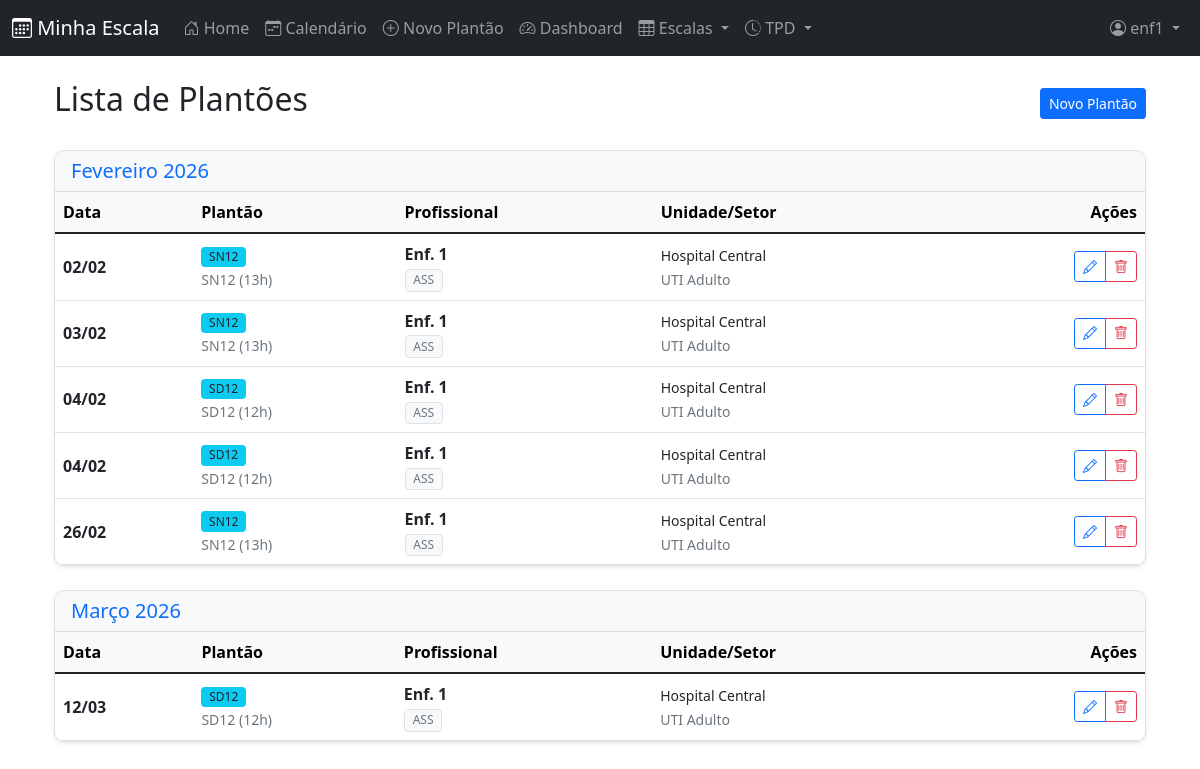
Before: /eventos/ (signed in) with the older database file.
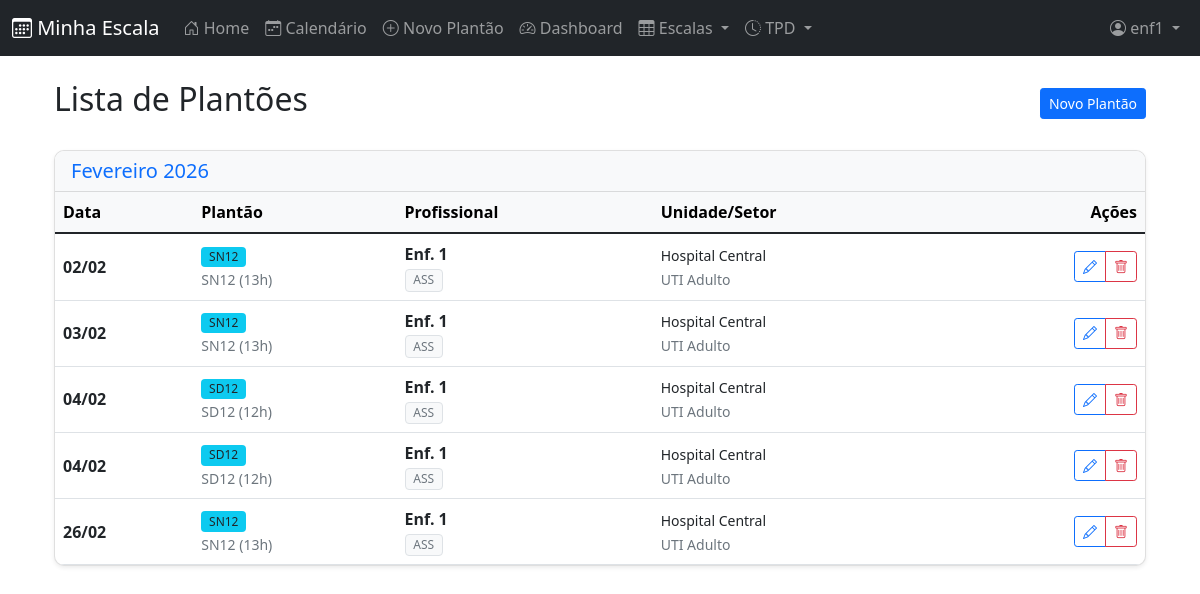
After: the same page with the newer database file.
### cal/models.py (models this page shows, shortened)
class EventoEscala(models.Model):
    data = models.DateField()
    profissional = models.ForeignKey(
        Matricula,
        on_delete=models.CASCADE,
        related_name="eventos"
    )
    tipo = models.ForeignKey(
        TipoEvento,
        on_delete=models.CASCADE
    )
    hospital = models.ForeignKey(
        Hospital,
        on_delete=models.PROTECT
    )
    setor = models.ForeignKey(
        Setor,
        on_delete=models.PROTECT
    )
    criado_por = models.ForeignKey(
        User,
        on_delete=models.PROTECT,
        related_name="eventos_criados"
    )
    observacao = models.TextField(blank=True, null=True)
    criado_em = models.DateTimeField(auto_now_add=True)

class TipoEvento(models.Model):
    CORES_CHOICES = [
        ('#007bff', 'Azul'),
        ('#6610f2', 'Roxo'),
        ('#6f42c1', 'Lilás'),
        ('#e83e8c', 'Rosa'),
        ('#dc3545', 'Vermelho'),
        ('#fd7e14', 'Laranja'),
        ('#ffc107', 'Amarelo'),
        ('#28a745', 'Verde'),
        ('#20c997', 'Turquesa'),
        ('#17a2b8', 'Ciano'),
        ('#6c757d', 'Cinza'),
        ('#343a40', 'Preto'),
    ]
    tipo_base = models.ForeignKey(Tipo, on_delete=models.CASCADE, related_name="eventos", verbose_name="Tipo Base", null=True, blank=True)
    codigo = models.CharField(max_length=10, verbose_name="Código")
    descricao = models.CharField(max_length=50, verbose_name="Descrição")
    horas = models.PositiveIntegerField(verbose_name="Carga Horária (Horas)")
    cor = models.CharField(max_length=20, choices=CORES_CHOICES, default='#007bff', verbose_name="Cor")
    class Meta:
        verbose_name = "Tipo de Evento"
        verbose_name_plural = "Tipos de Evento"
        unique_together = ("codigo", "descricao")

class Matricula(models.Model):
    user = models.OneToOneField(
        User,
        on_delete=models.CASCADE,
        related_name="matricula",
        null=True,
        blank=True
    )
    perfil = models.ForeignKey(PerfilUsuario, on_delete=models.SET_NULL, null=True, blank=True, related_name='matriculas_vinculadas')
    nome_completo = models.CharField(max_length=200)
    nome_exibicao = models.CharField(max_length=50, verbose_name="Nome de Exibição", default="")
    matricula = models.CharField(max_length=30, unique=True)
    coren = models.CharField(max_length=30, blank=True, null=True)
    hospital = models.ForeignKey(
        Hospital,
        on_delete=models.PROTECT,
        related_name="profissionais"
    )
    setor = models.ForeignKey(
        Setor,
        on_delete=models.PROTECT,
        related_name="profissionais",
        null=True,
        blank=True
    )
    especialidade = models.ForeignKey(
        Especialidade,
        on_delete=models.SET_NULL,
        related_name="profissionais",
        null=True,
        blank=True
    )
    carga_horaria_semanal = models.PositiveIntegerField(default=40)
    ativo = models.BooleanField(default=True)
    class Meta:
        ordering = ["nome_exibicao"]

class Especialidade(models.Model):
    nome = models.CharField(max_length=100, verbose_name="Especialidade")
    class Meta:
        verbose_name = "Especialidade"
        verbose_name_plural = "Especialidades"

### core/models.py (models this page shows, shortened)
class Hospital(models.Model):
    nome = models.CharField(max_length=150, unique=True)
    sigla = models.CharField(max_length=20, blank=True, null=True)

class Setor(models.Model):
    nome = models.CharField(max_length=100)
    hospital = models.ForeignKey(
        Hospital,
        on_delete=models.CASCADE,
        related_name="setores"
    )
    class Meta:
        unique_together = ("nome", "hospital")

### cal/views/views_cal.py (the view, shortened to what this page needs)
# urls.py: path('eventos/', views_cal.MeusPlantoesListView.as_view(), name='listar_eventos'),
class MeusPlantoesListView(LoginRequiredMixin, ListView):
    model = EventoEscala
    template_name = 'cal/lista_eventos.html'
    context_object_name = 'eventos'
    def get_queryset(self):
        user = self.request.user
        matricula = get_matricula(user)
        if is_admin(user):
            return EventoEscala.objects.all().order_by('data')
        if not matricula:
            return EventoEscala.objects.none()
        if is_enfermeiro(user):
            oficiais = Q(
                hospital=matricula.hospital,
                setor=matricula.setor,
            ) & ~Q(criado_por__cal_perfil__tipo='ENFERMEIRO')
            privados = Q(criado_por=user, profissional=matricula)
            return EventoEscala.objects.filter(
                oficiais | privados
            ).order_by('data')
        return EventoEscala.objects.none()

### cal/permissions.py (called while the page is built)
def get_perfil(user):
    return getattr(user, 'cal_perfil', None)

def get_matricula(user):
    return getattr(user, 'matricula', None)

def is_admin(user):
    perfil = get_perfil(user)
    return user.is_staff or (perfil is not None and perfil.tipo == 'ADMIN')

def is_escalante(user):
    perfil = get_perfil(user)
    return perfil is not None and perfil.tipo == 'ESCALANTE'

def is_enfermeiro(user):
    perfil = get_perfil(user)
    return perfil is not None and perfil.tipo == 'ENFERMEIRO'

### templates/cal/lista_eventos.html (shortened to what this page needs)
{% extends 'base.html' %}
{% block content %}
<div class="container mt-4">
    <div class="d-flex justify-content-between align-items-center mb-4">
        <h2>Lista de Plantões</h2>
        <a href="{% url 'cal:event_new' %}" class="btn btn-primary btn-sm">Novo Plantão</a>
    </div>
    {% if eventos %}
        {% regroup eventos by data|date:"F Y" as meses_eventos %}
        {% for mes in meses_eventos %}
            <div class="card mb-4 shadow-sm">
                <div class="card-header bg-light">
                    <h5 class="mb-0 text-primary">{{ mes.grouper|capfirst }}</h5>
                </div>
                <div class="card-body p-0">
                    <div class="table-responsive">
                        <table class="table table-hover mb-0">
                            <thead class="table-light">
                                <tr>
                                    <th>Data</th>
                                    <th>Plantão</th>
                                    <th>Profissional</th>
                                    <th>Unidade/Setor</th>
                                    <th class="text-end">Ações</th>
                                </tr>
                            </thead>
                            <tbody>
                                {% for evento in mes.list %}
                                <tr id="event-row-{{ evento.id }}">
                                    <td class="align-middle"><strong>{{ evento.data|date:"d/m" }}</strong></td>
                                    <td class="align-middle">
                                        <span class="badge bg-info text-dark">{{ evento.tipo.descricao|default:"-" }}</span><br>
                                        <small class="text-muted">{{ evento.tipo.codigo }} ({{ evento.tipo.horas }}h)</small>
                                    </td>
                                    <td class="align-middle">
                                        <div class="fw-bold">{{ evento.profissional.nome_exibicao }}</div>
                                        {% if evento.profissional.especialidade %}
                                            <span class="badge bg-light text-muted border">{{ evento.profissional.especialidade.nome }}</span>
                                        {% endif %}
                                    </td>
                                    <td class="align-middle">
                                        <small>{{ evento.hospital.nome|default:"-" }}</small><br>
                                        <small class="text-muted">{{ evento.setor.nome|default:"" }}</small>
                                    </td>
                                    <td class="text-end align-middle">
                                        <div class="btn-group btn-group-sm">
                                            <a class="btn btn-outline-primary" href="{% url 'cal:event_edit' evento.id %}">
                                                <i class="bi bi-pencil"></i>
                                            </a>
                                            <button class="btn btn-outline-danger delete-event" data-id="{{ evento.id }}" data-url="{% url 'cal:excluir_evento' evento.id %}">
                                                <i class="bi bi-trash"></i>
                                            </button>
                                        </div>
                                    </td>
                                </tr>
                                {% endfor %}
                            </tbody>
                        </table>
                    </div>
                </div>
            </div>
        {% endfor %}
    {% else %}
        <div class="text-center py-5">
            <i class="bi bi-calendar-x display-1 text-muted"></i>
            <p class="mt-3">Nenhum plantão cadastrado para este usuário.</p>
            <a href="{% url 'cal:event_new' %}" class="btn btn-primary">Cadastrar Primeiro Plantão</a>
        </div>
    {% endif %}
</div>
{% endblock %}

Changed rows visible on the page:
removed EventoEscala: data "12/03", tipo.descricao "SD12", tipo.codigo "SD12", tipo.horas "12", profissional.nome_exibicao "Enf. 1", profissional.especialidade.nome "ASS", hospital.nome "Hospital Central", setor.nome "UTI Adulto", shown under "Março 2026"
Other visible differences:
list line gone: "Março 2026 Data Plantão Profissional Unidade/Setor Ações"
